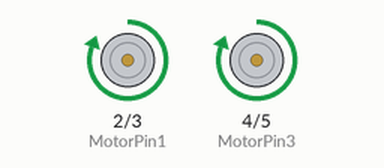
Recording of a sketch running on a simulated Arduino Uno, built with avr-gcc and run on an emulated ATmega328P. Parts: motor-driver pin pairs drawn as motors (green arrow = first pin HIGH = forward, orange = second pin HIGH = backward, longer = more drive).

Above: at 1.5 s.
At 4.5 s:
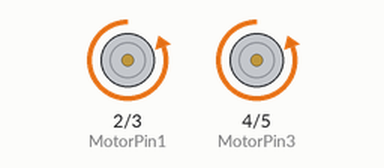
Timing chart, 0 to 7.8 s (numbered marks = the images above):
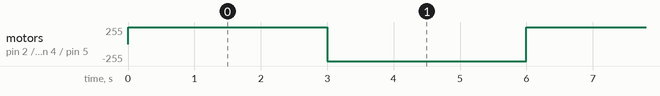

The sketch:

dc_code.ino
```cpp
const int MotorPin1=2;
const int MotorPin2=3;
const int MotorPin3=4;
const int MotorPin4=5;


void setup()
{
  pinMode(MotorPin1, OUTPUT);
  pinMode(MotorPin2, OUTPUT);
  pinMode(MotorPin3, OUTPUT);
  pinMode(MotorPin4, OUTPUT);
}

void loop()
{
  digitalWrite(MotorPin1, HIGH);
  digitalWrite(MotorPin2, LOW);
  digitalWrite(MotorPin3, HIGH);
  digitalWrite(MotorPin4, LOW);
  delay(3000);

  digitalWrite(MotorPin1, LOW);
  digitalWrite(MotorPin2, HIGH);
  digitalWrite(MotorPin3, LOW);
  digitalWrite(MotorPin4, HIGH);
  delay(3000);

}
```

Measured:
- by itself, motor on pin 2 (MotorPin1) / pin 3 (MotorPin2), motor on pin 4 (MotorPin3) / pin 5 (MotorPin4): alternates forward 255/255 for 3.0 s and backward 255/255 for 3.0 s
